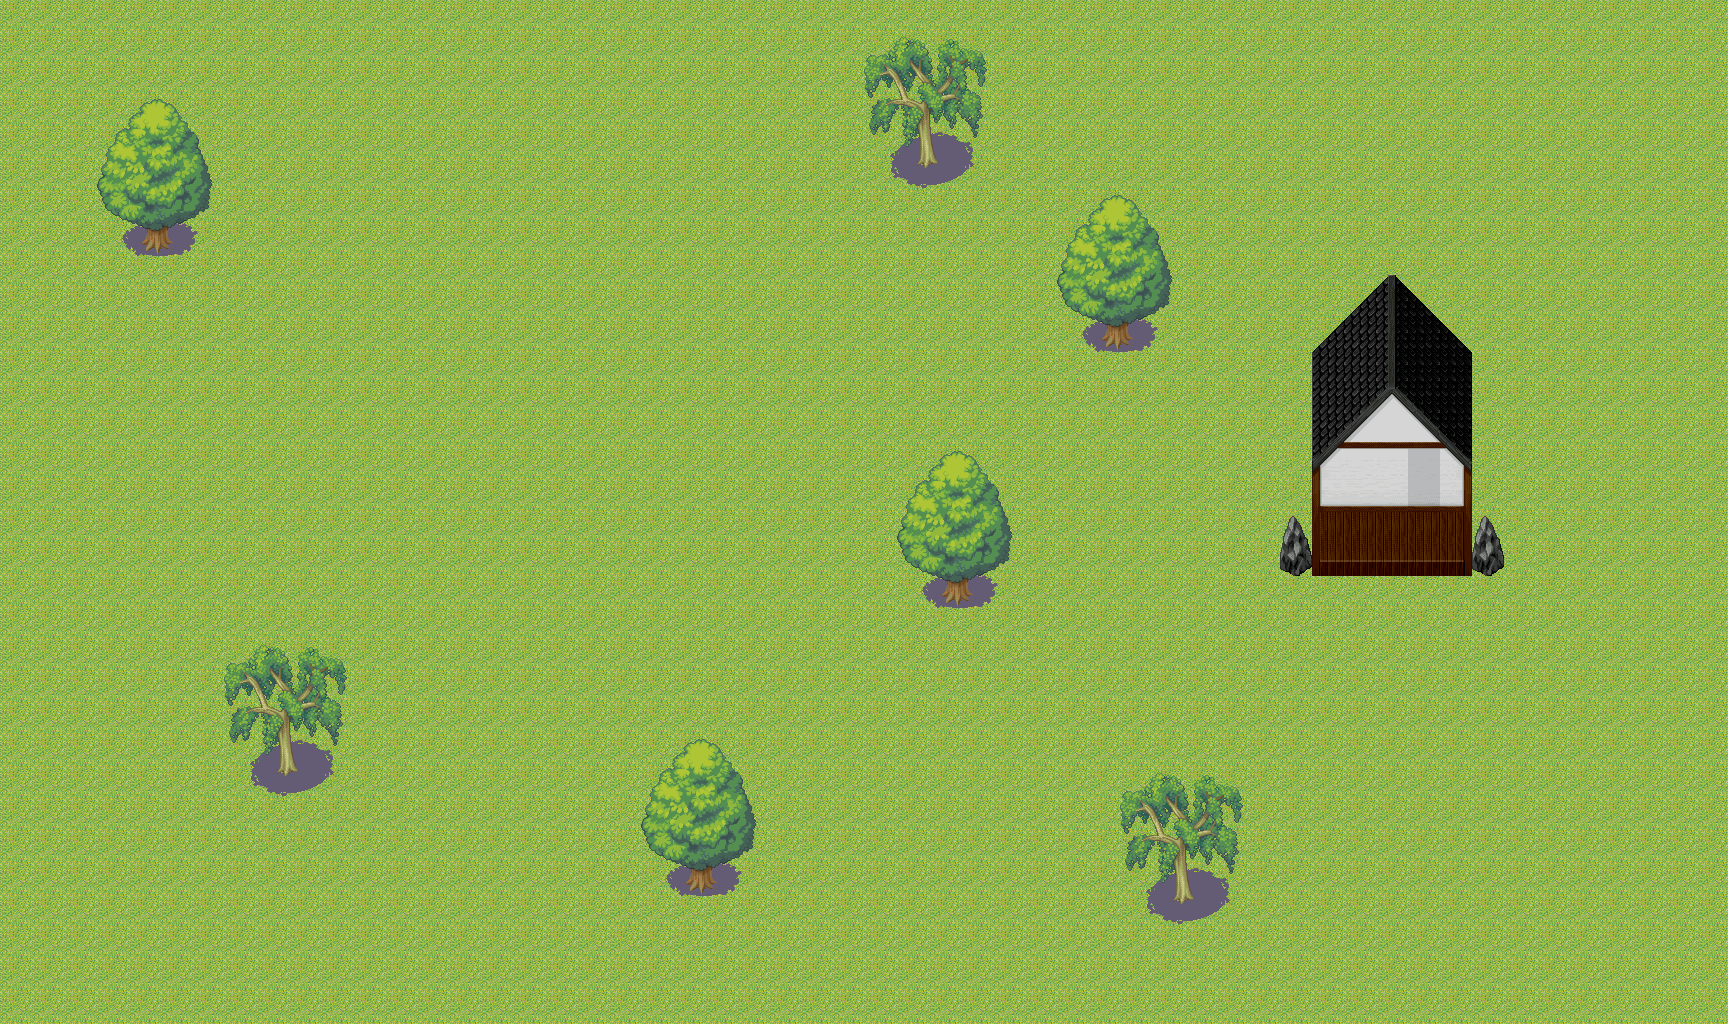

Rendered tile map (Tiled .tmx) drawn with the repository's tilesets; below, a short description and the map source with its tile grids summarised:
An orthogonal 54x32 tile map with 32x32 px tiles, 2 tile layers (background, foreground) and 11 objects (player).

<map version="1.2" tiledversion="1.3.3" orientation="orthogonal" renderorder="right-down" width="54" height="32" tilewidth="32" tileheight="32" infinite="0" nextlayerid="5" nextobjectid="17">
 <tileset firstgid="1" name="JapaneseVillage" tilewidth="32" tileheight="32" tilecount="328" columns="8">
  <image source="../tilesets/JapaneseVillage.png" width="256" height="1312" />
 </tileset>
 <layer id="1" name="background" width="54" height="32">
  <data>[1728 cells, 1728 non-empty, 1 distinct tile ids]</data>
 </layer>
 <layer id="2" name="foreground" width="54" height="32">
  <data>[1728 cells, 194 non-empty, 92 distinct tile ids]</data>
 </layer>
 <objectgroup id="3" name="collisions">
  <object id="1" x="916.671" y="529.685" width="82.2343" height="76.1877" />
  <object id="3" x="1075.09" y="278.145" width="82.2343" height="76.1877" />
  <object id="5" x="116.095" y="177.771" width="82.2343" height="76.1877" />
  <object id="6" x="886.437" y="116.095" width="84.653" height="70.141" />
  <object id="8" x="659.084" y="821.134" width="82.2343" height="76.1877" />
  <object id="9" x="247.912" y="723.178" width="84.653" height="70.141" />
  <object id="10" x="1144.02" y="848.948" width="84.653" height="70.141" />
  <object id="11" x="1312.12" y="338.612" width="158.422" height="238.238" />
  <object id="15" x="1459" y="544" width="44" height="31" />
  <object id="16" x="1279" y="544" width="39" height="31" />
 </objectgroup>
 <objectgroup id="4" name="spawn_points">
  <object id="14" name="player" x="406.939" y="379.729" width="10.884" height="9.67462">
   <ellipse />
  </object>
 </objectgroup>
</map>
